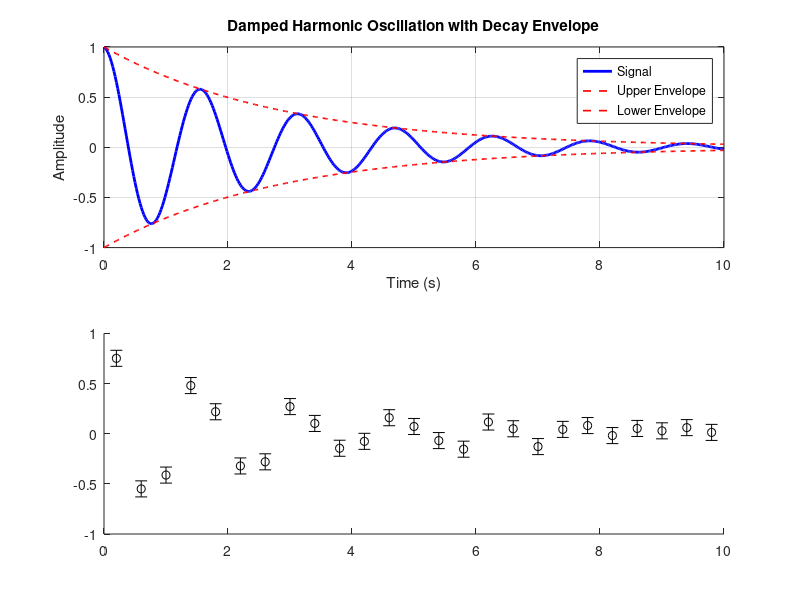

This figure's MATLAB source: (Note: this script raises an error after producing the figure.)
% =========================================================================
% GNU OCTAVE CAPABILITIES SHOWCASE (10 SELF-CONTAINED TEST SCRIPTS)
% Split at each '%% ===' header into individual .m files to run separately.
% Uses core GNU Octave functions (no external packages required).
% =========================================================================

%% ========================================================================
%% TEST 1: 2D Multi-Plot with Error Bars & Envelopes (test01_2d_multiplot.m)
%% ========================================================================
clear; clc; close all;
t = linspace(0, 10, 500);
y = exp(-0.35 * t) .* cos(4 * t);
env_upper = exp(-0.35 * t);
env_lower = -exp(-0.35 * t);

% Simulated noisy sensor samples
t_samp = linspace(0.2, 9.8, 25);
y_samp = exp(-0.35 * t_samp) .* cos(4 * t_samp) + 0.05 * randn(size(t_samp));
err = 0.08 * ones(size(t_samp));

figure('Name', 'Test 1: 2D Multi-Plot', 'NumberTitle', 'off');
subplot(2, 1, 1);
plot(t, y, 'b-', 'LineWidth', 2); hold on;
plot(t, env_upper, 'r--', 'LineWidth', 1.2);
plot(t, env_lower, 'r--', 'LineWidth', 1.2);
grid on;
title('Damped Harmonic Oscillation with Decay Envelope');
xlabel('Time (s)'); ylabel('Amplitude');
legend('Signal', 'Upper Envelope', 'Lower Envelope');

subplot(2, 1, 2);
errorbar(t_samp, y_samp, err, 'ko', 'MarkerFaceColor', 'g', 'MarkerSize', 5);
grid on;
title('Simulated Experimental Measurements with Error Bars');
xlabel('Time (s)'); ylabel('Measured Value');
